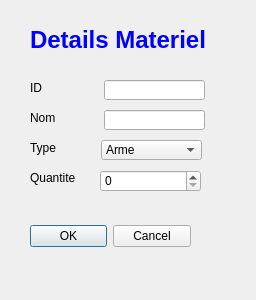
<?xml version="1.0" encoding="UTF-8"?>
<ui version="4.0">
 <class>add_materiel</class>
 <widget class="QDialog" name="add_materiel">
  <property name="geometry">
   <rect>
    <x>0</x>
    <y>0</y>
    <width>256</width>
    <height>300</height>
   </rect>
  </property>
  <property name="windowTitle">
   <string>Dialog</string>
  </property>
  <widget class="QDialogButtonBox" name="buttonBox">
   <property name="geometry">
    <rect>
     <x>30</x>
     <y>220</y>
     <width>161</width>
     <height>32</height>
    </rect>
   </property>
   <property name="orientation">
    <enum>Qt::Horizontal</enum>
   </property>
   <property name="standardButtons">
    <set>QDialogButtonBox::Cancel|QDialogButtonBox::Ok</set>
   </property>
  </widget>
  <widget class="QSpinBox" name="quantite">
   <property name="geometry">
    <rect>
     <x>100</x>
     <y>170</y>
     <width>101</width>
     <height>22</height>
    </rect>
   </property>
   <property name="maximum">
    <number>1000000</number>
   </property>
  </widget>
  <widget class="QLineEdit" name="id">
   <property name="geometry">
    <rect>
     <x>104</x>
     <y>80</y>
     <width>101</width>
     <height>20</height>
    </rect>
   </property>
  </widget>
  <widget class="QLabel" name="label_4">
   <property name="geometry">
    <rect>
     <x>30</x>
     <y>140</y>
     <width>28</width>
     <height>16</height>
    </rect>
   </property>
   <property name="text">
    <string>Type</string>
   </property>
  </widget>
  <widget class="QComboBox" name="type">
   <property name="geometry">
    <rect>
     <x>101</x>
     <y>140</y>
     <width>101</width>
     <height>20</height>
    </rect>
   </property>
   <item>
    <property name="text">
     <string>Arme</string>
    </property>
   </item>
   <item>
    <property name="text">
     <string>Protection</string>
    </property>
   </item>
   <item>
    <property name="text">
     <string>Accessoire</string>
    </property>
   </item>
   <item>
    <property name="text">
     <string>Chien</string>
    </property>
   </item>
  </widget>
  <widget class="QLabel" name="label_2">
   <property name="geometry">
    <rect>
     <x>30</x>
     <y>80</y>
     <width>16</width>
     <height>16</height>
    </rect>
   </property>
   <property name="text">
    <string>ID</string>
   </property>
  </widget>
  <widget class="QLabel" name="label">
   <property name="geometry">
    <rect>
     <x>30</x>
     <y>20</y>
     <width>201</width>
     <height>41</height>
    </rect>
   </property>
   <property name="text">
    <string>&lt;html&gt;&lt;head/&gt;&lt;body&gt;&lt;p&gt;&lt;span style=&quot; font-size:18pt; font-weight:600; color:#0000ff;&quot;&gt;Details Materiel&lt;/span&gt;&lt;/p&gt;&lt;/body&gt;&lt;/html&gt;</string>
   </property>
  </widget>
  <widget class="QLabel" name="label_3">
   <property name="geometry">
    <rect>
     <x>30</x>
     <y>170</y>
     <width>47</width>
     <height>16</height>
    </rect>
   </property>
   <property name="text">
    <string>Quantite</string>
   </property>
  </widget>
  <widget class="QLineEdit" name="nom">
   <property name="geometry">
    <rect>
     <x>104</x>
     <y>110</y>
     <width>101</width>
     <height>20</height>
    </rect>
   </property>
  </widget>
  <widget class="QLabel" name="label_5">
   <property name="geometry">
    <rect>
     <x>30</x>
     <y>110</y>
     <width>41</width>
     <height>16</height>
    </rect>
   </property>
   <property name="text">
    <string>Nom</string>
   </property>
  </widget>
 </widget>
 <resources/>
 <connections>
  <connection>
   <sender>buttonBox</sender>
   <signal>accepted()</signal>
   <receiver>add_materiel</receiver>
   <slot>accept()</slot>
   <hints>
    <hint type="sourcelabel">
     <x>248</x>
     <y>254</y>
    </hint>
    <hint type="destinationlabel">
     <x>157</x>
     <y>274</y>
    </hint>
   </hints>
  </connection>
  <connection>
   <sender>buttonBox</sender>
   <signal>rejected()</signal>
   <receiver>add_materiel</receiver>
   <slot>reject()</slot>
   <hints>
    <hint type="sourcelabel">
     <x>316</x>
     <y>260</y>
    </hint>
    <hint type="destinationlabel">
     <x>286</x>
     <y>274</y>
    </hint>
   </hints>
  </connection>
 </connections>
</ui>
